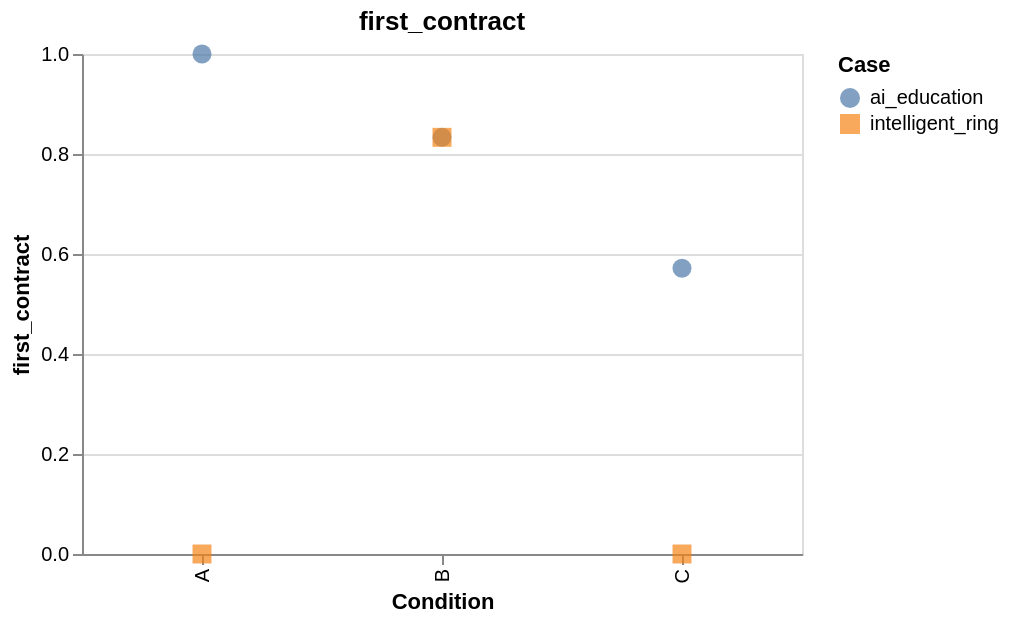

Specify this chart in Vega-Lite:
### Vega-Lite specification from a JSON file in a GitHub repository (floating-point values rounded to 4 significant figures)
{"config": {"view": {"continuousWidth": 300, "continuousHeight": 300}}, "data": {"values": [{"case_id": "ai_education", "condition": "A", "value": 1.0}, {"case_id": "ai_education", "condition": "B", "value": 0.8333}, {"case_id": "ai_education", "condition": "C", "value": 0.5714}, {"case_id": "intelligent_ring", "condition": "C", "value": 0.0}, {"case_id": "intelligent_ring", "condition": "B", "value": 0.8333}, {"case_id": "intelligent_ring", "condition": "A", "value": 0.0}]}, "mark": {"type": "point", "filled": true, "size": 90}, "encoding": {"color": {"field": "case_id", "title": "Case", "type": "nominal"}, "shape": {"field": "case_id", "type": "nominal"}, "tooltip": [{"field": "case_id", "type": "nominal"}, {"field": "condition", "type": "nominal"}, {"field": "value", "type": "quantitative"}], "x": {"field": "condition", "sort": ["A", "B", "C", "D"], "title": "Condition", "type": "nominal"}, "y": {"field": "value", "scale": {"zero": false}, "title": "first_contract", "type": "quantitative"}}, "height": 250, "title": "first_contract", "width": 360, "$schema": "https://vega.github.io/schema/vega-lite/v6.4.1.json"}
